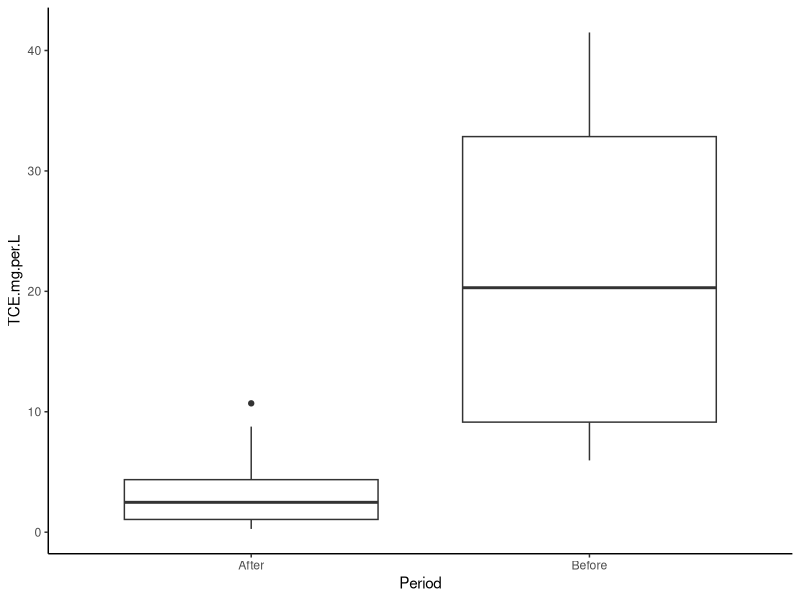

Generate this figure with R:
## ---- chunk 1
knitr::opts_chunk$set(echo = TRUE)
## ---- chunk 2
library(ggplot2)
tce <- read.csv("../Data/tce.csv")
ggplot(tce) +
    geom_boxplot(aes(y = TCE.mg.per.L, x = Period)) +
    theme_classic()
## ---- chunk 3
# Collect data
tce2 <- data.frame(
    well = 1:10,
    before = tce[tce$Period == "Before", 1],
    after = tce[tce$Period == "After", 1], 
    row.names = NULL)
tce2$diff <- tce2$before - tce2$after

# Calculate a test statistic

d_bar <- mean(tce2$diff)
mu_d <- 0
s_d <- sd(tce2$diff) / sqrt(nrow(tce2))
t_score <- (d_bar - mu_d) / s_d
t_score
t_critical <- qt(0.95, df = nrow(tce2) - 1)
t_critical
## ---- chunk 4
# Gather data
mu <- 0.16
xbar <- 0.23
sdv <- 0.03
n <- 11

# Calculate a test statistic
t_score <- (xbar - mu) / (sdv / sqrt(n))
t_score
t_critical <- qt(c(0.005, 0.995), df = n - 1)
t_critical
